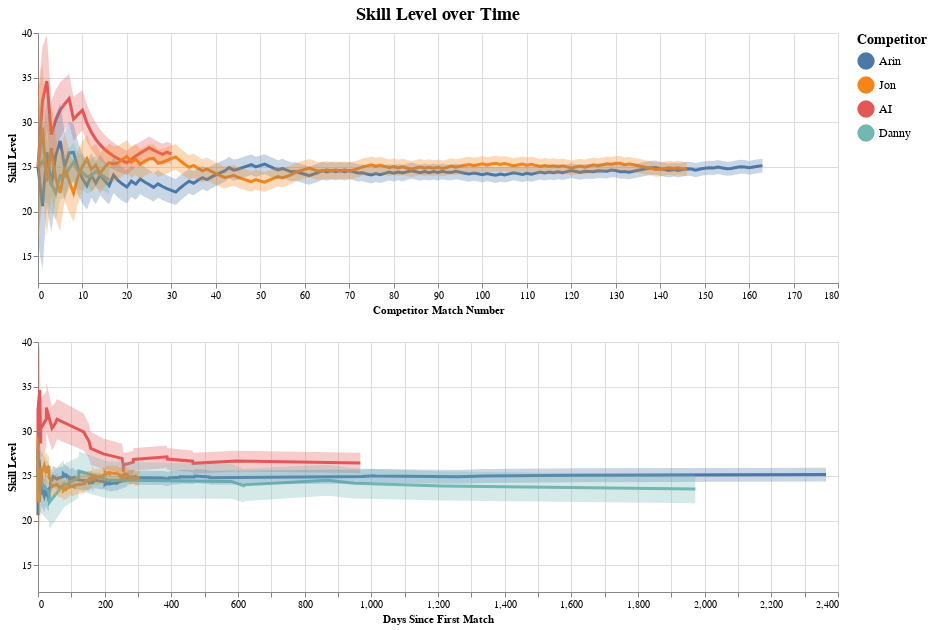

Notebook source saved alongside this figure:
### Code cell
make_trueskill_plot(
    x_axis_column='competitor_match_number',
    x_axis_label='Competitor Match Number',
    x_axis_column_2='days_since_first_match', 
    x_axis_label_2='Days Since First Match'
)

### Figure 1 — Vega-Lite specification as saved in the notebook (floating-point values rounded to 4 significant figures; data arrays with more than 128 entries replaced by an {"elided": "..."} marker saying what was removed)
{"config": {"view": {"continuousWidth": 400, "continuousHeight": 300}, "title": {"fontSize": 18}}, "vconcat": [{"layer": [{"mark": {"type": "line", "strokeWidth": 3}, "encoding": {"color": {"type": "nominal", "field": "competitor", "legend": {"labelFontSize": 12, "symbolSize": 250, "titleFontSize": 14}, "sort": ["Arin", "Jon", "AI", "Danny"], "title": "Competitor"}, "opacity": {"condition": {"value": 1, "selection": "selector002"}, "value": 0.1}, "y": {"type": "quantitative", "field": "mu", "scale": {"zero": false}, "title": "Skill Level"}}, "selection": {"selector002": {"type": "multi", "fields": ["competitor"], "bind": "legend"}, "final_match_number": {"type": "single", "fields": ["overall_match_number"], "bind": {"input": "range", "max": 163.0, "min": 1, "name": "Final Match Number: ", "step": 1}, "init": {"overall_match_number": 163.0}}}}, {"mark": "area", "encoding": {"color": {"type": "nominal", "field": "competitor", "legend": {"labelFontSize": 12, "symbolSize": 250, "titleFontSize": 14}, "sort": ["Arin", "Jon", "AI", "Danny"], "title": "Competitor"}, "fillOpacity": {"condition": {"value": 0.3, "selection": "selector002"}, "value": 0.05}, "y": {"type": "quantitative", "field": "y"}, "y2": {"field": "y2"}}, "height": 250, "transform": [{"calculate": "datum.mu+datum.sigma", "as": "y"}, {"calculate": "datum.mu-datum.sigma", "as": "y2"}], "width": 800}], "encoding": {"x": {"type": "quantitative", "field": "competitor_match_number", "title": "Competitor Match Number"}}, "title": "Skill Level over Time"}, {"layer": [{"mark": {"type": "line", "strokeWidth": 3}, "encoding": {"color": {"type": "nominal", "field": "competitor", "legend": {"labelFontSize": 12, "symbolSize": 250, "titleFontSize": 14}, "sort": ["Arin", "Jon", "AI", "Danny"], "title": "Competitor"}, "opacity": {"condition": {"value": 1, "selection": "selector002"}, "value": 0.1}, "y": {"type": "quantitative", "field": "mu", "scale": {"zero": false}, "title": "Skill Level"}}, "selection": {"selector002": {"type": "multi", "fields": ["competitor"], "bind": "legend"}, "final_match_number": {"type": "single", "fields": ["overall_match_number"], "bind": {"input": "range", "max": 163.0, "min": 1, "name": "Final Match Number: ", "step": 1}, "init": {"overall_match_number": 163.0}}}}, {"mark": "area", "encoding": {"color": {"type": "nominal", "field": "competitor", "legend": {"labelFontSize": 12, "symbolSize": 250, "titleFontSize": 14}, "sort": ["Arin", "Jon", "AI", "Danny"], "title": "Competitor"}, "fillOpacity": {"condition": {"value": 0.3, "selection": "selector002"}, "value": 0.05}, "y": {"type": "quantitative", "field": "y"}, "y2": {"field": "y2"}}, "height": 250, "transform": [{"calculate": "datum.mu+datum.sigma", "as": "y"}, {"calculate": "datum.mu-datum.sigma", "as": "y2"}], "width": 800}], "encoding": {"x": {"type": "quantitative", "field": "days_since_first_match", "title": "Days Since First Match"}}}], "data": {"name": "data-891c5338cdc6b6bb30ba65b111a50827"}, "transform": [{"filter": "(datum.overall_match_number <= final_match_number.overall_match_number)"}], "$schema": "https://vega.github.io/schema/vega-lite/v4.8.1.json", "datasets": {"data-891c5338cdc6b6bb30ba65b111a50827": {"elided": "359 records"}}}
